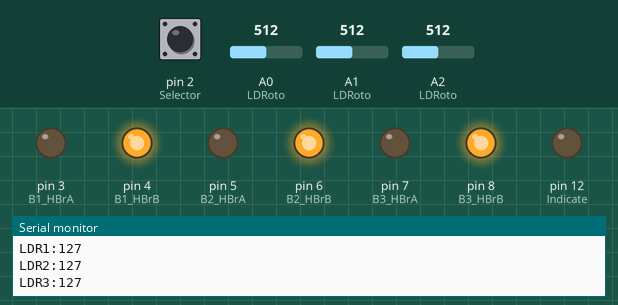
Recording of a sketch running on a simulated Arduino Uno, built with avr-gcc and run on an emulated ATmega328P. Parts: output pins drawn as LEDs (lit = HIGH), the last lines printed to the serial monitor. The test bench sets the inputs (shaded band); at power-on: A0 (LDRoto) = 512, pin 2 (Selector) LOW, A1 (LDRoto) = 512, A2 (LDRoto) = 512.

Above: at 1.8 s.
1.9 s: A0 (LDRoto) set to 908
3.4 s: A0 (LDRoto) set to 935
At 5.0 s:
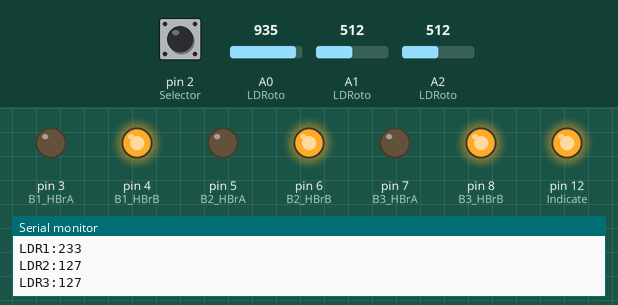
7.6 s: A0 (LDRoto) set to 900
At 8.4 s:
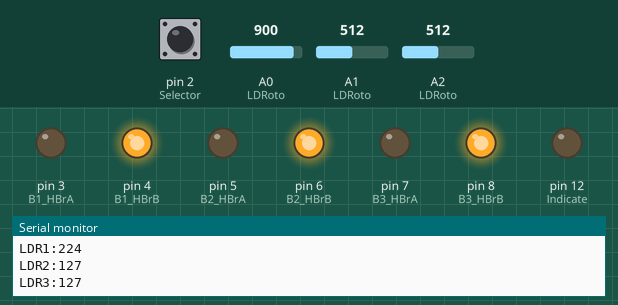
9.6 s: A0 (LDRoto) set to 1023
At 11.3 s:
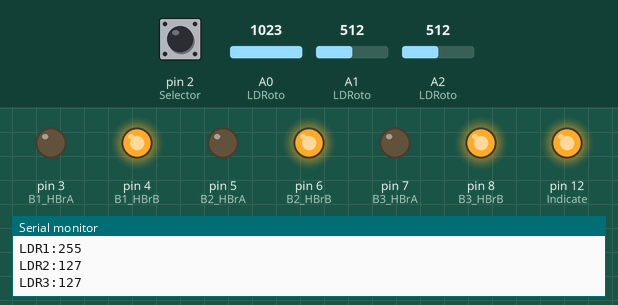
Timing chart, 0 to 12.8 s (numbered marks = the images above; inputs shaded):
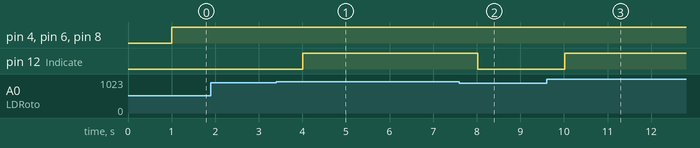

The sketch:

IR_Blinds_Auto_Control.ino
```cpp
#include <IRremote.h>
const int RECV_PIN=11;
IRrecv irrecv(RECV_PIN);
decode_results results;
#define B1_HBrA 3
#define B1_HBrB 4
#define B2_HBrA 5
#define B2_HBrB 6
#define B3_HBrA 7
#define B3_HBrB 8
#define Indicate 12
#define Selector 2
void setup()
{
Serial.begin(9600);
pinMode(Selector,INPUT);
pinMode(A0,INPUT);
pinMode(A1,INPUT);
pinMode(A2,INPUT);
pinMode(Indicate,OUTPUT);
pinMode(B1_HBrA,OUTPUT);
pinMode(B1_HBrB,OUTPUT);
pinMode(B2_HBrA,OUTPUT);
pinMode(B2_HBrB,OUTPUT);
pinMode(B3_HBrA,OUTPUT);
pinMode(B3_HBrB,OUTPUT);
irrecv.enableIRIn();
irrecv.blink13(true);
}
void loop()
{
if(digitalRead(Selector)==HIGH){
Serial.println("Manual Mode");
IRMan();}
if(digitalRead(Selector)==LOW){
Serial.println("Auto Mode");
LDRoto();
}}
void IRMan(){
        if (irrecv.decode(&results)){
       irrecv.resume();
    if(results.value==0xFF6897){
      Serial.println("Blinds 1 open");
      digitalWrite(B1_HBrA,HIGH);
      digitalWrite(B1_HBrB,LOW);}
       if(results.value==0xFF30CF){
    Serial.println("Blinds 1 Closed");
     digitalWrite(B1_HBrA,LOW);
      digitalWrite(B1_HBrB,HIGH);}
if(results.value==0xFF9867){
    Serial.println("Blinds 2 Open");
     digitalWrite(B2_HBrA,HIGH);
      digitalWrite(B2_HBrB,LOW);}
  if(results.value==0xFF18E7){
    Serial.println("Blinds 2 Closed");
      digitalWrite(B2_HBrA,LOW);
      digitalWrite(B2_HBrB,HIGH);}
if(results.value==0xFFB04F){
    Serial.println("Blinds 3 Open");
      digitalWrite(B3_HBrA,HIGH);
      digitalWrite(B3_HBrB,LOW);}
    if(results.value==0xFF7A85){
      Serial.println("Blinds 3 Closed");
        digitalWrite(B3_HBrA,LOW);
      digitalWrite(B3_HBrB,HIGH);}}}
void LDRoto(){
int AnVal1 = analogRead(A0);
int AnVal2 = analogRead(A1);
int AnVal3 = analogRead(A2);
AnVal1 = map(AnVal1,0,1023,0,255);
AnVal2 = map(AnVal2,0,1023,0,255);
AnVal3 = map(AnVal3,0,1023,0,255);
 if(AnVal1>=230){
  digitalWrite(Indicate,HIGH);}
 else {
  digitalWrite(Indicate,LOW) ;
 }
 Serial.print("___________________");
  Serial.println();
 Serial.print("LDR1:");
 Serial.print(AnVal1);
 Serial.println();
 Serial.print("LDR2:");
 Serial.print(AnVal2);
 Serial.println();
 Serial.print("LDR3:");
 Serial.print(AnVal3);
 Serial.println();
delay(1000);
if(AnVal1>=230 && AnVal2>=230  && AnVal3>=230){
  Serial.println("NIGHT");
   digitalWrite(B1_HBrA,HIGH);
      digitalWrite(B1_HBrB,LOW);
  digitalWrite(B2_HBrA,HIGH);
      digitalWrite(B2_HBrB,LOW);
      digitalWrite(B3_HBrA,HIGH);
      digitalWrite(B3_HBrB,LOW);}
  else {
       Serial.println("DAY");
       digitalWrite(B1_HBrA,LOW);
      digitalWrite(B1_HBrB,HIGH);
     digitalWrite(B2_HBrA,LOW);
      digitalWrite(B2_HBrB,HIGH);
        digitalWrite(B3_HBrA,LOW);
      digitalWrite(B3_HBrB,HIGH);}}
```

Measured:
- the behaviour switches between 922 and 923 on A0 (LDRoto) (found by bisection; images 0 and 1)
- after the input at 3.4 s, pin 12 (Indicate): LOW → HIGH after 0.61 s
- after the input at 7.6 s, pin 12 (Indicate): HIGH → LOW after 0.42 s
- after the input at 9.6 s, pin 12 (Indicate): LOW → HIGH after 0.42 s
